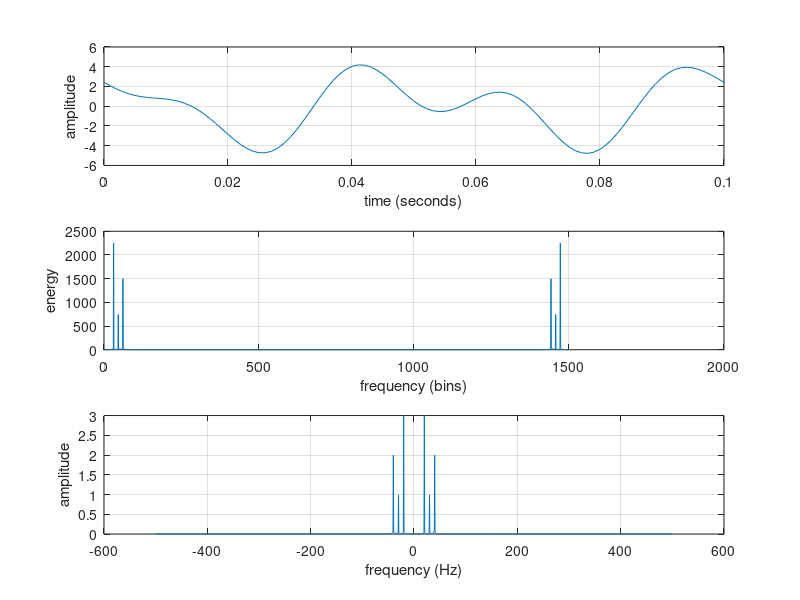

Source code (MATLAB):
%% This is a script for demoing the Fast Fourier Transfor (FFT)
close; clear; clc

Fs = 1000; %sampling rate
nyquist = Fs/2; %nyquist frequency is half the sampling rate
% f = 600; %cycles per second (Hz)
f1 = 20;
f2 = 30;
f3 = 40;
duration = 1.5; %length of signal in seconds 
Ts = 1/Fs; %duration between samples in seconds (sampling period)
t = 0:Ts:duration; %time axis 

x1 = 3 * cos(2 * pi * f1 * t + 0.2);
x2 = 1 * cos(2 * pi * f2 * t - 0.3);
x3 = 2 * cos(2 * pi * f3 * t + 2.4);

x = x1 + x2 + x3;

% x = sin(2 * pi * f * t); %sinusoidal wave
subplot(3, 1, 1)
plot(t, x)
xlim([0 0.1])
ylabel('amplitude')
xlabel('time (seconds)')
grid on

% Take fourier transform
X = fft(x);

% Get the absolute value (magnitude)
X_Mag = abs(X);

% Get the angle (phase)
X_phase = angle(X);

% bins with frequency components: 

subplot(3, 1, 2)
plot(X_Mag)
ylabel('energy')
xlabel('frequency (bins)')
grid on

N = length(X); %fft length
% Ft = 0:N-1/N*Fs; % vector 0-44100
% freqAxis = (0:N - 1)/Fs * N;

% Next, calculate the frequency axis, which is defined by the sampling rate
% basically saying we want fs number of equally spaces values between -1, 1
% but we're putting our nyquist frequency out in front in order to specify
% that we want Fs equally spaced values between -nyquist and + nyquist
f_axis = Fs/2 * linspace(-1 ,1, N);


%apply fftshift to put it in the form we are used to (see documentation)
X_Shift = fftshift(X_Mag);
subplot(3, 1, 3)
plot(f_axis, X_Shift/(N/2))
ylabel('amplitude')
xlabel('frequency (Hz)')
grid on
























